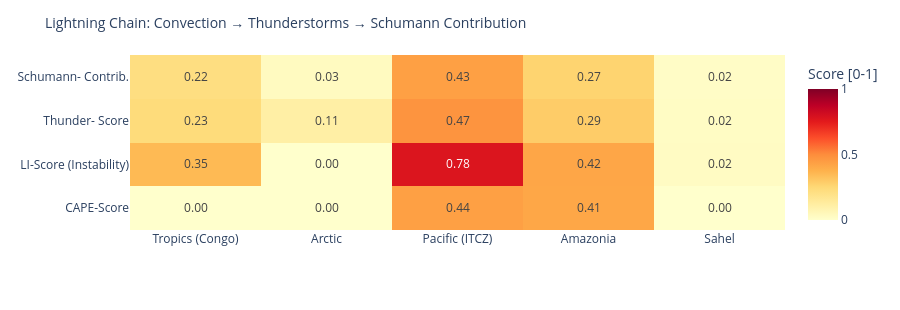

Write notebook code for a chart like this one.
### Code cell
# ============================================================
# LIGHTNING CHAIN: Convection → Thunderstorms → Schumann
# Shows the causal chain per measurement point as heatmap
# ============================================================

def cape_score(v):
    """CAPE → normalized score [0,1]"""
    if v is None or pd.isna(v): return 0.0
    return min(1.0, float(v) / 3000)

def li_score(v):
    """Lifted Index: negative = unstable → score [0,1]"""
    if v is None or pd.isna(v): return 0.3
    return min(1.0, max(0.0, (-float(v) + 6) / 12))

def cloud_score(v):
    if v is None or pd.isna(v): return 0.3
    return float(v) / 100

def thunder_score(row):
    """Kombinierter Gewitterwahrscheinlichkeits-Score
    CAPE + LI + Bedeckung + WMO-Gewitter + konvektiver Niederschlag (showers)
    Hinweis: X-Ray und Kp sind kein Bestandteil – nur geomagn./solarer Kontext.
    """
    cs = cape_score(row.get('cape'))
    ls = li_score(row.get('li'))
    cl = cloud_score(row.get('cloud'))
    t  = 1.0 if row.get('thunderstorm') else 0.0
    # Convective precipitation (showers) as additional indicator
    sh = min(1.0, (row.get('showers') or 0) / 5.0)
    return round(cs * 0.30 + ls * 0.25 + cl * 0.15 + t * 0.20 + sh * 0.10, 3)

def schumann_contribution(t_score, lat):
    """Schumann contribution: higher in tropics (±30°), scaled by thunderstorm score"""
    lat_weight = max(0.3, 1.0 - abs(lat) / 60)
    return round(t_score * lat_weight, 3)

df_atm['cape_score']   = df_atm.apply(lambda r: cape_score(r['cape']), axis=1)
df_atm['li_score']     = df_atm.apply(lambda r: li_score(r['li']),    axis=1)
df_atm['thunder_score']= df_atm.apply(lambda r: thunder_score(r.to_dict()), axis=1)
df_atm['schumann_contribution'] = df_atm.apply(
    lambda r: schumann_contribution(r['thunder_score'], r['lat']), axis=1)

metrics = ['cape_score', 'li_score', 'thunder_score', 'schumann_contribution']
labels  = ['CAPE-Score', 'LI-Score\n(Instability)', 'Thunder-\nScore', 'Schumann-\nContrib.']
z_data  = [df_atm[m].tolist() for m in metrics]

fig = go.Figure(go.Heatmap(
    z=z_data,
    x=df_atm['point'].tolist(),
    y=labels,
    colorscale='YlOrRd',
    zmin=0, zmax=1,
    text=[[f'{v:.2f}' for v in row] for row in z_data],
    texttemplate='%{text}', textfont=dict(size=12),
    colorbar=dict(title='Score [0-1]')
))
fig.update_layout(
    title=dict(text='Lightning Chain: Convection → Thunderstorms → Schumann Contribution', font=dict(size=14)),
    height=310,
    plot_bgcolor='rgba(0,0,0,0)', paper_bgcolor='rgba(0,0,0,0)',
    margin=dict(l=130, r=80, t=55, b=80)
)
fig.show()

### Figure 1 — Plotly figure (JSON) as saved in the notebook; plotly's stock layout.template omitted (floating-point values rounded to 4 significant figures)
{"data": [{"colorbar": {"title": {"text": "Score [0-1]"}}, "colorscale": [[0.0, "rgb(255,255,204)"], [0.125, "rgb(255,237,160)"], [0.25, "rgb(254,217,118)"], [0.375, "rgb(254,178,76)"], [0.5, "rgb(253,141,60)"], [0.625, "rgb(252,78,42)"], [0.75, "rgb(227,26,28)"], [0.875, "rgb(189,0,38)"], [1.0, "rgb(128,0,38)"]], "text": [["0.00", "0.00", "0.44", "0.41", "0.00"], ["0.35", "0.00", "0.78", "0.42", "0.02"], ["0.23", "0.11", "0.47", "0.29", "0.02"], ["0.22", "0.03", "0.43", "0.27", "0.02"]], "textfont": {"size": 12}, "texttemplate": "%{text}", "type": "heatmap", "x": ["Tropics (Congo)", "Arctic", "Pacific (ITCZ)", "Amazonia", "Sahel"], "y": ["CAPE-Score", "LI-Score\n(Instability)", "Thunder-\nScore", "Schumann-\nContrib."], "z": [[0.0, 0.0, 0.4367, 0.4133, 0.0], [0.35, 0.0, 0.775, 0.4167, 0.025], [0.234, 0.11, 0.475, 0.291, 0.023], [0.218, 0.033, 0.435, 0.267, 0.018]], "zmax": 1, "zmin": 0}], "layout": {"height": 310, "margin": {"b": 80, "l": 130, "r": 80, "t": 55}, "paper_bgcolor": "rgba(0,0,0,0)", "plot_bgcolor": "rgba(0,0,0,0)", "title": {"font": {"size": 14}, "text": "Lightning Chain: Convection → Thunderstorms → Schumann Contribution"}}}
